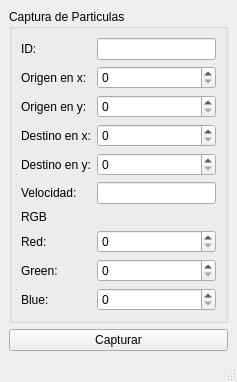
<?xml version="1.0" encoding="UTF-8"?>
<ui version="4.0">
 <class>MainWindow</class>
 <widget class="QMainWindow" name="MainWindow">
  <property name="geometry">
   <rect>
    <x>0</x>
    <y>0</y>
    <width>237</width>
    <height>339</height>
   </rect>
  </property>
  <property name="windowTitle">
   <string>Particulas</string>
  </property>
  <widget class="QWidget" name="centralwidget">
   <layout class="QGridLayout" name="gridLayout_2">
    <item row="0" column="1">
     <widget class="QGroupBox" name="groupBox">
      <property name="title">
       <string>Captura de Particulas</string>
      </property>
      <layout class="QGridLayout" name="gridLayout">
       <item row="3" column="0">
        <widget class="QLabel" name="label_4">
         <property name="text">
          <string>Destino en x:</string>
         </property>
        </widget>
       </item>
       <item row="9" column="0">
        <widget class="QLabel" name="label_8">
         <property name="text">
          <string>Green:</string>
         </property>
        </widget>
       </item>
       <item row="0" column="0">
        <widget class="QLabel" name="label">
         <property name="text">
          <string>ID:</string>
         </property>
        </widget>
       </item>
       <item row="1" column="2">
        <widget class="QSpinBox" name="spinBox_8">
         <property name="maximum">
          <number>500</number>
         </property>
         <property name="value">
          <number>0</number>
         </property>
        </widget>
       </item>
       <item row="8" column="2">
        <widget class="QSpinBox" name="spinBox_2">
         <property name="maximum">
          <number>250</number>
         </property>
        </widget>
       </item>
       <item row="10" column="2">
        <widget class="QSpinBox" name="spinBox_4">
         <property name="maximum">
          <number>250</number>
         </property>
         <property name="value">
          <number>0</number>
         </property>
        </widget>
       </item>
       <item row="3" column="2">
        <widget class="QSpinBox" name="spinBox_6">
         <property name="maximum">
          <number>500</number>
         </property>
        </widget>
       </item>
       <item row="8" column="0">
        <widget class="QLabel" name="label_7">
         <property name="text">
          <string>Red:</string>
         </property>
        </widget>
       </item>
       <item row="10" column="0">
        <widget class="QLabel" name="label_9">
         <property name="text">
          <string>Blue:</string>
         </property>
        </widget>
       </item>
       <item row="4" column="0">
        <widget class="QLabel" name="label_5">
         <property name="text">
          <string>Destino en y:</string>
         </property>
        </widget>
       </item>
       <item row="0" column="2">
        <widget class="QLineEdit" name="lineEdit"/>
       </item>
       <item row="4" column="2">
        <widget class="QSpinBox" name="spinBox_5">
         <property name="maximum">
          <number>500</number>
         </property>
        </widget>
       </item>
       <item row="2" column="0">
        <widget class="QLabel" name="label_3">
         <property name="text">
          <string>Origen en y:</string>
         </property>
        </widget>
       </item>
       <item row="9" column="2">
        <widget class="QSpinBox" name="spinBox_3">
         <property name="maximum">
          <number>250</number>
         </property>
        </widget>
       </item>
       <item row="2" column="2">
        <widget class="QSpinBox" name="spinBox_7">
         <property name="maximum">
          <number>500</number>
         </property>
         <property name="value">
          <number>0</number>
         </property>
        </widget>
       </item>
       <item row="6" column="0">
        <widget class="QLabel" name="label_6">
         <property name="text">
          <string>RGB</string>
         </property>
        </widget>
       </item>
       <item row="1" column="0">
        <widget class="QLabel" name="label_2">
         <property name="text">
          <string>Origen en x:</string>
         </property>
        </widget>
       </item>
       <item row="5" column="0">
        <widget class="QLabel" name="label_10">
         <property name="text">
          <string>Velocidad:</string>
         </property>
        </widget>
       </item>
       <item row="5" column="2">
        <widget class="QLineEdit" name="lineEdit_2"/>
       </item>
      </layout>
     </widget>
    </item>
    <item row="1" column="1">
     <widget class="QPushButton" name="pushButton">
      <property name="text">
       <string>Capturar</string>
      </property>
     </widget>
    </item>
   </layout>
  </widget>
  <widget class="QMenuBar" name="menubar">
   <property name="geometry">
    <rect>
     <x>0</x>
     <y>0</y>
     <width>237</width>
     <height>21</height>
    </rect>
   </property>
  </widget>
  <widget class="QStatusBar" name="statusbar"/>
 </widget>
 <resources/>
 <connections/>
</ui>
